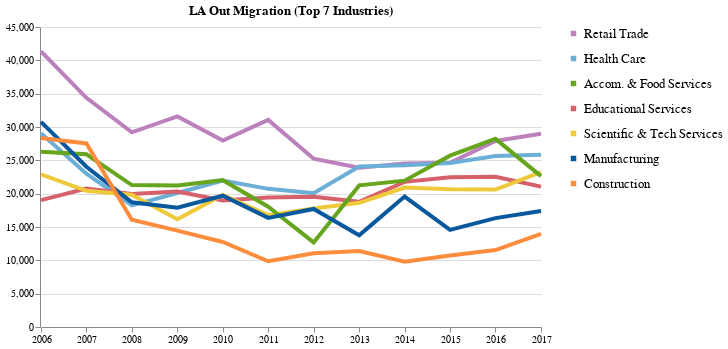

Source (notebook cell):
### Code cell
#Plotting top 7 via Altair
alt.Chart(top_7).mark_line(strokeWidth=4).encode(
    x=alt.X('year(Year)', 
            title=None, 
            axis=alt.Axis(labelFlush=False, grid=False)), 
    y=alt.Y('Count', 
            title=None, 
            axis=alt.Axis(offset=1)), 
    color=alt.Color('Industry', 
                    title=None,
                    scale=alt.Scale(range=['#bc80bd', '#6baed6', '#66a61e', '#d6616b', '#eeca3b', '#08589e', '#fd8d3d'], 
                                    domain=['Retail Trade', 'Health Care', 'Accom. & Food Services', 'Educational Services', 
                                            'Scientific & Tech Services', 'Manufacturing', 'Construction']),
)).properties(width=500, 
              title='LA Out Migration (Top 7 Industries)                                    '
).configure_legend(labelFontSize=13, 
                   symbolStrokeWidth=5.5, 
                   symbolSize=30
).configure_view(strokeWidth=0)

### Figure 1 — Vega-Lite specification as saved in the notebook (floating-point values rounded to 4 significant figures)
{"$schema": "https://vega.github.io/schema/vega-lite/v2.6.0.json", "config": {"legend": {"labelFontSize": 13, "symbolSize": 30, "symbolStrokeWidth": 5.5}, "view": {"height": 300, "strokeWidth": 0, "width": 400}}, "data": {"name": "data-378a3e15a4799b5a3e2fc63e1645cea9"}, "datasets": {"data-378a3e15a4799b5a3e2fc63e1645cea9": [{"Count": 41333, "Industry": "Retail Trade", "Year": "2006-01-01T00:00:00"}, {"Count": 29059, "Industry": "Health Care", "Year": "2006-01-01T00:00:00"}, {"Count": 19038, "Industry": "Educational Services", "Year": "2006-01-01T00:00:00"}, {"Count": 22900, "Industry": "Scientific & Tech Services", "Year": "2006-01-01T00:00:00"}, {"Count": 26302, "Industry": "Accom. & Food Services", "Year": "2006-01-01T00:00:00"}, {"Count": 30765, "Industry": "Manufacturing", "Year": "2006-01-01T00:00:00"}, {"Count": 28360, "Industry": "Construction", "Year": "2006-01-01T00:00:00"}, {"Count": 34381, "Industry": "Retail Trade", "Year": "2007-01-01T00:00:00"}, {"Count": 23002, "Industry": "Health Care", "Year": "2007-01-01T00:00:00"}, {"Count": 20763, "Industry": "Educational Services", "Year": "2007-01-01T00:00:00"}, {"Count": 20436, "Industry": "Scientific & Tech Services", "Year": "2007-01-01T00:00:00"}, {"Count": 25916, "Industry": "Accom. & Food Services", "Year": "2007-01-01T00:00:00"}, {"Count": 24031, "Industry": "Manufacturing", "Year": "2007-01-01T00:00:00"}, {"Count": 27538, "Industry": "Construction", "Year": "2007-01-01T00:00:00"}, {"Count": 29204, "Industry": "Retail Trade", "Year": "2008-01-01T00:00:00"}, {"Count": 18253, "Industry": "Health Care", "Year": "2008-01-01T00:00:00"}, {"Count": 19950, "Industry": "Educational Services", "Year": "2008-01-01T00:00:00"}, {"Count": 19852, "Industry": "Scientific & Tech Services", "Year": "2008-01-01T00:00:00"}, {"Count": 21289, "Industry": "Accom. & Food Services", "Year": "2008-01-01T00:00:00"}, {"Count": 18710, "Industry": "Manufacturing", "Year": "2008-01-01T00:00:00"}, {"Count": 16088, "Industry": "Construction", "Year": "2008-01-01T00:00:00"}, {"Count": 31594, "Industry": "Retail Trade", "Year": "2009-01-01T00:00:00"}, {"Count": 20101, "Industry": "Health Care", "Year": "2009-01-01T00:00:00"}, {"Count": 20329, "Industry": "Educational Services", "Year": "2009-01-01T00:00:00"}, {"Count": 16148, "Industry": "Scientific & Tech Services", "Year": "2009-01-01T00:00:00"}, {"Count": 21227, "Industry": "Accom. & Food Services", "Year": "2009-01-01T00:00:00"}, {"Count": 17898, "Industry": "Manufacturing", "Year": "2009-01-01T00:00:00"}, {"Count": 14451, "Industry": "Construction", "Year": "2009-01-01T00:00:00"}, {"Count": 27955, "Industry": "Retail Trade", "Year": "2010-01-01T00:00:00"}, {"Count": 21976, "Industry": "Health Care", "Year": "2010-01-01T00:00:00"}, {"Count": 18993, "Industry": "Educational Services", "Year": "2010-01-01T00:00:00"}, {"Count": 19815, "Industry": "Scientific & Tech Services", "Year": "2010-01-01T00:00:00"}, {"Count": 22026, "Industry": "Accom. & Food Services", "Year": "2010-01-01T00:00:00"}, {"Count": 19690, "Industry": "Manufacturing", "Year": "2010-01-01T00:00:00"}, {"Count": 12747, "Industry": "Construction", "Year": "2010-01-01T00:00:00"}, {"Count": 31064, "Industry": "Retail Trade", "Year": "2011-01-01T00:00:00"}, {"Count": 20723, "Industry": "Health Care", "Year": "2011-01-01T00:00:00"}, {"Count": 19414, "Industry": "Educational Services", "Year": "2011-01-01T00:00:00"}, {"Count": 16774, "Industry": "Scientific & Tech Services", "Year": "2011-01-01T00:00:00"}, {"Count": 18033, "Industry": "Accom. & Food Services", "Year": "2011-01-01T00:00:00"}, {"Count": 16371, "Industry": "Manufacturing", "Year": "2011-01-01T00:00:00"}, {"Count": 9865, "Industry": "Construction", "Year": "2011-01-01T00:00:00"}, {"Count": 25247, "Industry": "Retail Trade", "Year": "2012-01-01T00:00:00"}, {"Count": 20058, "Industry": "Health Care", "Year": "2012-01-01T00:00:00"}, {"Count": 19544, "Industry": "Educational Services", "Year": "2012-01-01T00:00:00"}, {"Count": 17780, "Industry": "Scientific & Tech Services", "Year": "2012-01-01T00:00:00"}, {"Count": 12692, "Industry": "Accom. & Food Services", "Year": "2012-01-01T00:00:00"}, {"Count": 17709, "Industry": "Manufacturing", "Year": "2012-01-01T00:00:00"}, {"Count": 11052, "Industry": "Construction", "Year": "2012-01-01T00:00:00"}, {"Count": 23881, "Industry": "Retail Trade", "Year": "2013-01-01T00:00:00"}, {"Count": 24066, "Industry": "Health Care", "Year": "2013-01-01T00:00:00"}, {"Count": 18780, "Industry": "Educational Services", "Year": "2013-01-01T00:00:00"}, {"Count": 18621, "Industry": "Scientific & Tech Services", "Year": "2013-01-01T00:00:00"}, {"Count": 21243, "Industry": "Accom. & Food Services", "Year": "2013-01-01T00:00:00"}, {"Count": 13755, "Industry": "Manufacturing", "Year": "2013-01-01T00:00:00"}, {"Count": 11386, "Industry": "Construction", "Year": "2013-01-01T00:00:00"}, {"Count": 24516, "Industry": "Retail Trade", "Year": "2014-01-01T00:00:00"}, {"Count": 24254, "Industry": "Health Care", "Year": "2014-01-01T00:00:00"}, {"Count": 21771, "Industry": "Educational Services", "Year": "2014-01-01T00:00:00"}, {"Count": 20926, "Industry": "Scientific & Tech Services", "Year": "2014-01-01T00:00:00"}, {"Count": 21952, "Industry": "Accom. & Food Services", "Year": "2014-01-01T00:00:00"}, {"Count": 19564, "Industry": "Manufacturing", "Year": "2014-01-01T00:00:00"}, {"Count": 9792, "Industry": "Construction", "Year": "2014-01-01T00:00:00"}, {"Count": 24637, "Industry": "Retail Trade", "Year": "2015-01-01T00:00:00"}, {"Count": 24608, "Industry": "Health Care", "Year": "2015-01-01T00:00:00"}, {"Count": 22450, "Industry": "Educational Services", "Year": "2015-01-01T00:00:00"}, {"Count": 20681, "Industry": "Scientific & Tech Services", "Year": "2015-01-01T00:00:00"}, {"Count": 25701, "Industry": "Accom. & Food Services", "Year": "2015-01-01T00:00:00"}, {"Count": 14578, "Industry": "Manufacturing", "Year": "2015-01-01T00:00:00"}, {"Count": 10710, "Industry": "Construction", "Year": "2015-01-01T00:00:00"}, {"Count": 27899, "Industry": "Retail Trade", "Year": "2016-01-01T00:00:00"}, {"Count": 25644, "Industry": "Health Care", "Year": "2016-01-01T00:00:00"}, {"Count": 22524, "Industry": "Educational Services", "Year": "2016-01-01T00:00:00"}, {"Count": 20609, "Industry": "Scientific & Tech Services", "Year": "2016-01-01T00:00:00"}, {"Count": 28216, "Industry": "Accom. & Food Services", "Year": "2016-01-01T00:00:00"}, {"Count": 16334, "Industry": "Manufacturing", "Year": "2016-01-01T00:00:00"}, {"Count": 11548, "Industry": "Construction", "Year": "2016-01-01T00:00:00"}, {"Count": 28976, "Industry": "Retail Trade", "Year": "2017-01-01T00:00:00"}, {"Count": 25826, "Industry": "Health Care", "Year": "2017-01-01T00:00:00"}, {"Count": 21059, "Industry": "Educational Services", "Year": "2017-01-01T00:00:00"}, {"Count": 23230, "Industry": "Scientific & Tech Services", "Year": "2017-01-01T00:00:00"}, {"Count": 22629, "Industry": "Accom. & Food Services", "Year": "2017-01-01T00:00:00"}, {"Count": 17387, "Industry": "Manufacturing", "Year": "2017-01-01T00:00:00"}, {"Count": 13980, "Industry": "Construction", "Year": "2017-01-01T00:00:00"}]}, "encoding": {"color": {"field": "Industry", "scale": {"domain": ["Retail Trade", "Health Care", "Accom. & Food Services", "Educational Services", "Scientific & Tech Services", "Manufacturing", "Construction"], "range": ["#bc80bd", "#6baed6", "#66a61e", "#d6616b", "#eeca3b", "#08589e", "#fd8d3d"]}, "title": null, "type": "nominal"}, "x": {"axis": {"grid": false, "labelFlush": false}, "field": "Year", "timeUnit": "year", "title": null, "type": "temporal"}, "y": {"axis": {"offset": 1}, "field": "Count", "title": null, "type": "quantitative"}}, "mark": {"strokeWidth": 4, "type": "line"}, "title": "LA Out Migration (Top 7 Industries)                                    ", "width": 500}
